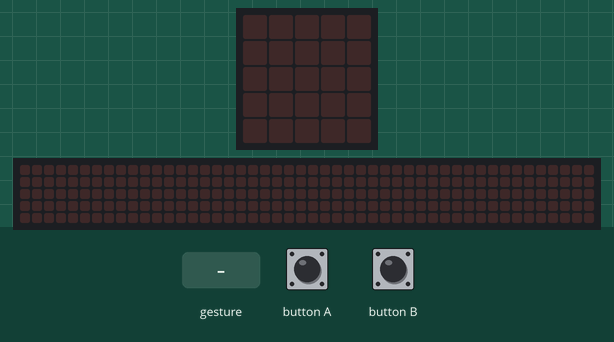
Recording of a program running on a simulated BBC micro:bit (MakeCode). On the bench: the board's 5×5 LED display, a strip that is not on the board, showing the scrolling text unrolled. The test bench sets the inputs (shaded band). A tilt is held for 1.5 s and a shake lasts 1 s, then the board lies face up again; the 48×5 strip is a reading aid, not a part: it shows the text the display is scrolling, unrolled, one strip-width of it at a time.

Above: at 1.2 s.
1.3 s: button B pressed for 0.15 s
At 2.5 s:
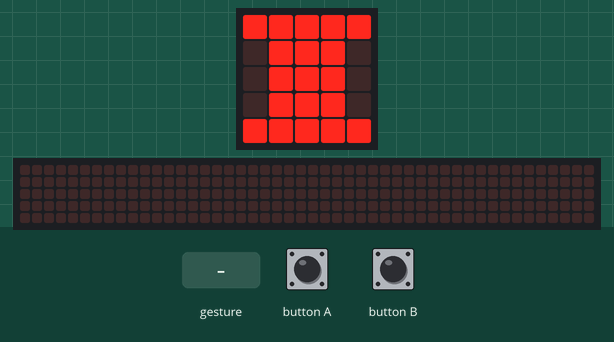
4.4 s: button A pressed for 0.15 s
At 4.62 s:
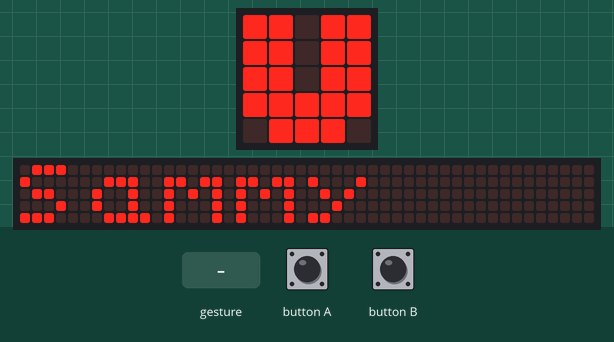
7.4 s: gesture 'shake'
At 10.2 s:
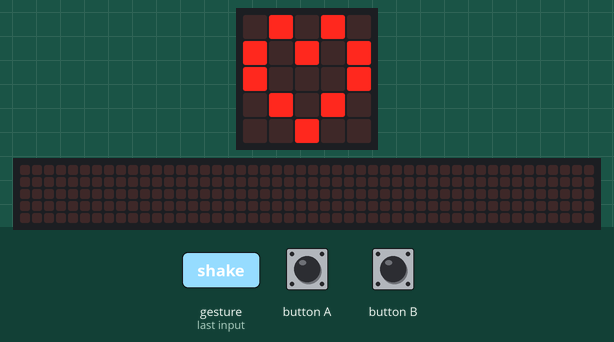
10.4 s: button B pressed for 0.15 s
At 13.0 s:
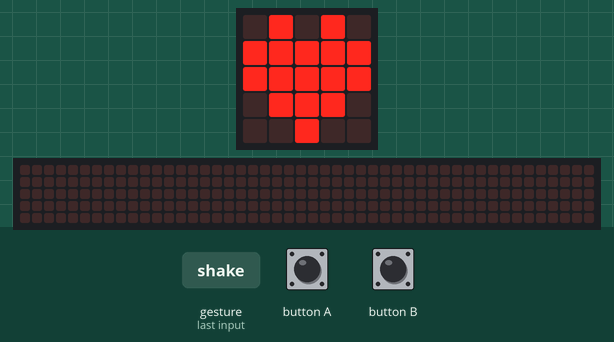
13.5 s: button A pressed for 0.15 s
At 13.72 s:
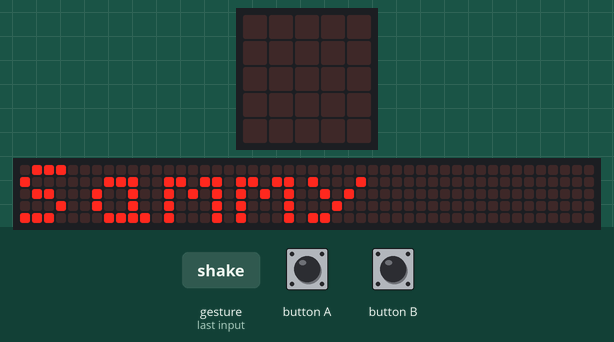
16.5 s: button A pressed for 0.15 s
At 20.27 s:
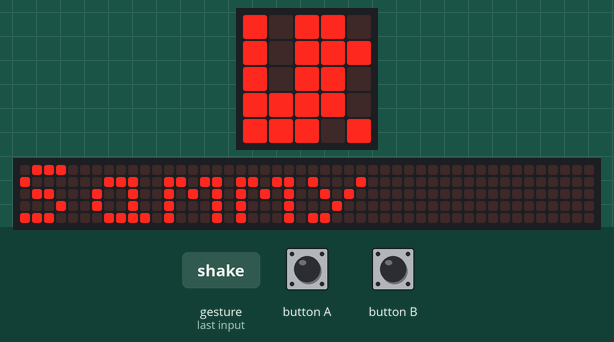

Measured:
- after the input at 1.3 s, the display: changes after 0.15 s (image 1)
- after the input at 4.4 s, the display: changes after 0.15 s (image 2)
- after the input at 7.4 s, the display: first differs from a run without the input after 2.6 s (image 3)
- after the input at 10.4 s, the display: first differs from a run without the input after 0.65 s (image 4 shows a later state)
- after the input at 13.5 s, the display: first changes after 0.15 s (image 5 shows a later state)
- after the input at 16.5 s, the display: first differs from a run without the input after 3.6 s (image 6 shows a later state)
- what the display in image 1 shows lasts 1.4 s, from 1.5 s to 2.9 s

The program:

main.ts
```typescript
input.onButtonPressed(Button.A, function () {
    basic.showString("Sammy")
    basic.pause(500)
    basic.clearScreen()
})
input.onGesture(Gesture.Shake, function () {
    for (let index = 0; index < 4; index++) {
        basic.showLeds(`
            . # . # .
            # . # . #
            # . . . #
            . # . # .
            . . # . .
            `)
        basic.pause(100)
        basic.showIcon(IconNames.SmallHeart)
        basic.pause(100)
    }
    basic.clearScreen()
})
input.onButtonPressed(Button.B, function () {
    basic.showLeds(`
        # # # # #
        . # # # .
        . # # # .
        . # # # .
        # # # # #
        `)
    basic.pause(1000)
    basic.showIcon(IconNames.Heart)
    basic.pause(500)
    basic.clearScreen()
    basic.showLeds(`
        # # . # #
        # # . # #
        # # . # #
        # # # # #
        . # # # .
        `)
    basic.pause(500)
    basic.clearScreen()
})
```

test.ts
```typescript
// testes vão aqui; isto não será compilado quando este pacote for usado como uma extensão.
```
